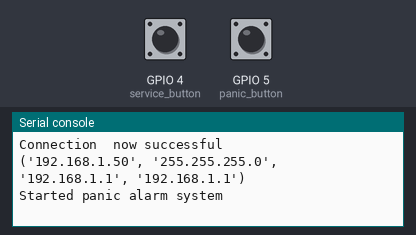
Simulated run of this program. Board: ESP32 board running MicroPython. On the bench: the last lines printed to the serial console. Inputs (shaded band) come from the test bench; at power-on: GPIO 4 (service_button) HIGH, GPIO 5 (panic_button) HIGH. WiFi joins after 1.5 s; web requests get an empty 200 reply after 0.4 s.

Above: at 2.7 s.
2.8 s: GPIO 4 (service_button) pulled LOW for 0.15 s
At 4.1 s:
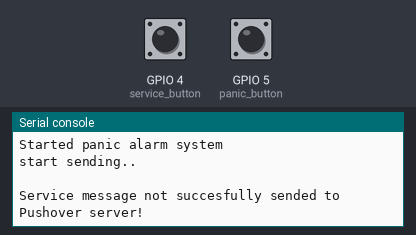
4.7 s: GPIO 5 (panic_button) pulled LOW for 0.15 s
At 5.5 s:
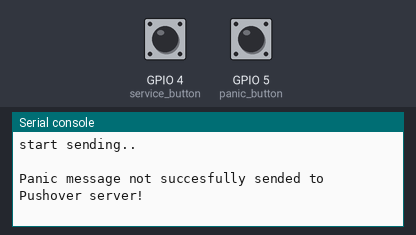

Measured:
- after the input at 2.8 s, the serial console: prints a new line at once (image 1)
- after the input at 4.7 s, the serial console: prints a new line after 0.40 s (image 2)

The program:

opdracht_RP3-12_pushover_esp32.py
```python
import urequests as requests
import network
import ujson as json
import esp
import machine
import time
# Set the debug to None and activate the garbage collector.
esp.osdebug(None)
import gc
gc.collect()

ssid = 'telenet-54336'
password = 'hwwmbxrswM'
station = network.WLAN(network.STA_IF)
station.active(True)
station.connect(ssid, password)

##################################################
service_button = machine.Pin(4, machine.Pin.IN, machine.Pin.PULL_UP)
service_button_status_vorige =1
##################################################
##################################################
panic_button = machine.Pin(5, machine.Pin.IN, machine.Pin.PULL_UP)
panic_button_status_vorige =1
##################################################
last_message = 0
message_interval = 60
counter = 0

while station.isconnected() == False:
  pass

print('Connection  now successful')
print(station.ifconfig())
############################################

print("Started panic alarm system")


try:
    while True:
        panic_button_status = panic_button.value()
        if panic_button_status !=  panic_button_status_vorige:
            panic_button_vorige = panic_button_status
            if panic_button_status == 0 :
                print("start sending..")
                url = 'http://api.pushover.net/1/messages.json'
                data_to_send = "token=ahbf2c758j9xe2qgxhrs7z8aip6r&user=umpvs3iq2dvci87nkn7axg1ubtgk&title=wim lokeren&message=panic-alarm&priority=2&retry=30&expire=60&sound=persistent"
                x = requests.post(url, data = data_to_send, headers = {"Content-Type": "application/x-www-form-urlencoded"})
                print(x.text)
                if "status=1" in x.text:
                    print("Panic message sended to Pushover server!")
                else:
                    print("Panic message not succesfully sended to Pushover server!")

            time.sleep(0.2)

        service_button_status = service_button.value()
        if service_button_status !=  service_button_status_vorige:
            service_button_status_vorige = service_button_status
            if service_button_status == 0 :
                print("start sending..")
                url = 'http://api.pushover.net/1/messages.json'
                data_to_send = "token=ahbf2c758j9xe2qgxhrs7z8aip6r&user=umpvs3iq2dvci87nkn7axg1ubtgk&title=wim lokeren&message=panic-alarm&priority=2&retry=30&expire=30&sound=pianobar"
                x = requests.post(url, data = data_to_send, headers = {"Content-Type": "application/x-www-form-urlencoded"})
                print(x.text)
                if "status=1" in x.text:
                    print("Service message sended to Pushover server!")
                else:
                    print("Service message not succesfully sended to Pushover server!")

            time.sleep(0.2)

except Exception as e:
    print("e=",e)

finally:
    print("finally")
```
